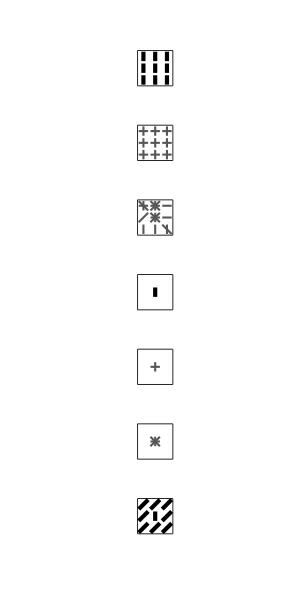
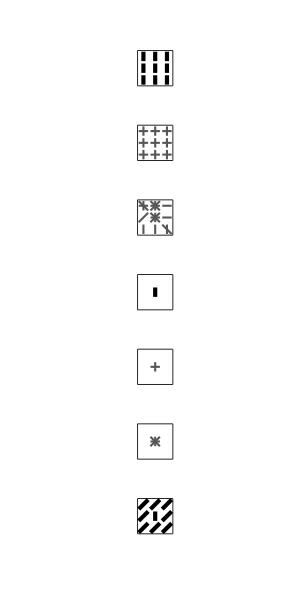

Recreate these plots in MATLAB, in order.

% Pretend contrast energy for the following hypothetical stimuli:
% rows: there are 9 locations (3x3)
% columns: there are 4 orientations

stim=zeros(7,9,4);

% Number of orientations:
% grating
% plaid
% squiggles

% grating:
stim(1,:,:) = repmat([1 0 0 0],9,1);
% plaid:
stim(2,:,:) = repmat([.5 0 .5 0],9,1);
% random:
temp_s = repmat([.5 0 .5 0],9,1);
stim(3,:,:) = reshape(temp_s(randperm(length(temp_s(:)))),9,4);
clear temp_s

% Variations across space
% size: small grating
stim(4,:,:) = stim(1,:,:);
stim(4,[1:4 6:9],:) = 0;

% pattern
stim(5,:,:) = stim(2,:,:);
stim(5,[1:4 6:9],:) = 0;

% squiggles
stim(6,:,:) = stim(3,:,:);
stim(6,[1:4 6:9],:) = 0;

% grating surrounded by other orientation
stim(7,:,:) = repmat([0 1 0 0],9,1);
stim(7,5,:) = [1 0 0 0];

%%
cm = gray(150); cm = cm(end:-1:1,:);
figure('Position',[0 0 300 600])
for kk = 1:size(stim,1)
    thisStim = reshape(squeeze(stim(kk,:,:)),3,3,4);
    subplot(size(stim,1),1,kk),hold on
    for rr = 1:4 % orientation   
        for ii = 1:size(thisStim(:,:,rr),1)
            for jj = 1:size(thisStim(:,:,rr),2)
                if thisStim(ii,jj,rr)>0
                    if rr==1
                        plot([ii ii],[jj-.4 jj+.4],'-',...
                            'Color',cm(thisStim(ii,jj,rr)*100+50,:),...
                            'LineWidth',thisStim(ii,jj,rr)*3)
                    elseif rr==2
                        plot([ii-.4 ii+.4],[jj-.4 jj+.4],'-',...
                            'Color',cm(thisStim(ii,jj,rr)*100+50,:),...
                            'LineWidth',thisStim(ii,jj,rr)*3)
                    elseif rr==3
                        plot([ii-.4 ii+.4],[jj jj],'-',...
                            'Color',cm(thisStim(ii,jj,rr)*100+50,:),...
                            'LineWidth',thisStim(ii,jj,rr)*3)
                    elseif rr==4
                        plot([ii+.4 ii-.4],[jj-.4 jj+.4],'-',...
                            'Color',cm(thisStim(ii,jj,rr)*100+50,:),...
                            'LineWidth',thisStim(ii,jj,rr)*3)
                    end
                end
            end
        end
        xlim([.5 3.5]),ylim([0.5 3.5])
        axis square, box on
        set(gca,'XTick',[],'YTick',[])
        set(gca,'Color',[1 1 1])
    end
    % sum over space 
    a = squeeze(sum(sum(thisStim,1),2));
%     title(num2str(std(a(:))))
end

set(gcf,'PaperPositionMode','auto')
print('-dpng','-r300',['./figures/testStim/testStim_contrastE2'])
print('-depsc','-r300',['./figures/testStim/testStim_contrastE2'])
